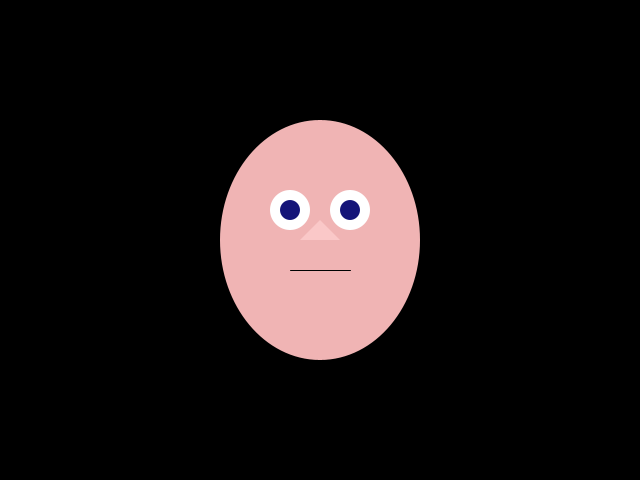
Frame 1 (no input)
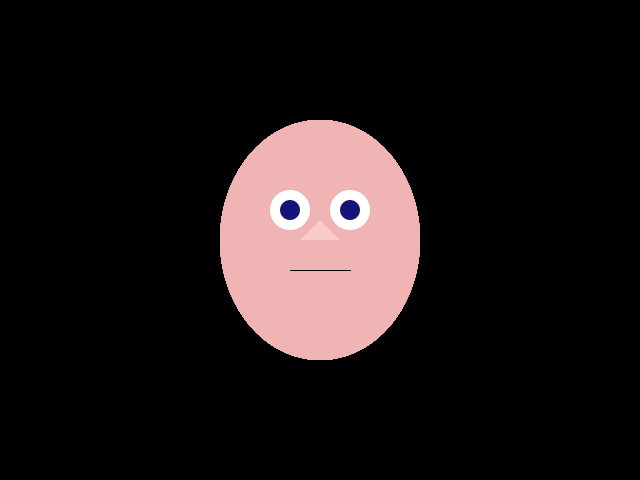
Frame 60 (the mouse pressed at the canvas centre just before this capture)
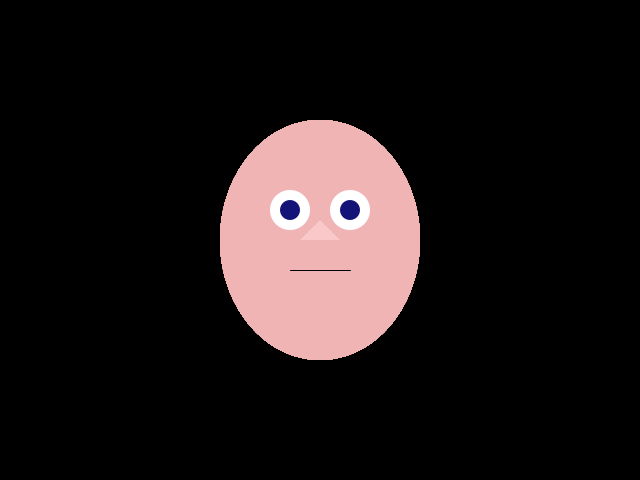
Frame 120 (the mouse held since frame 60 and released just before this capture)

The Processing sketch that drew these frames (run headless with seeded random() and noise(); from frame 60 on, the mouse is pressed at the canvas centre):

// Processing sketch: CustomFunctions_Example
// ── CustomFunctions_Example.pde
color nose = color(250, 200, 200);
color eyes = color(20, 20, 120);
color skin = color(240, 180, 180);

void setup() {
  size(640, 480);
  background(0);
}

void draw() {
  placeFace();
}

void placeFace() {
  noStroke();
  int halfWidth = width / 2;
  int halfHeight = height / 2;
  // face
  fill(skin);
  ellipse(halfWidth, halfHeight, 200, 240);
  
  // eye whites
  fill(255);
  ellipse(halfWidth - 30, halfHeight - 30, 40, 40);
  ellipse(halfWidth + 30, halfHeight - 30, 40, 40);
  
  // pupils
  fill(eyes);
  ellipse(halfWidth - 30, halfHeight - 30, 20, 20);
  ellipse(halfWidth + 30, halfHeight - 30, 20, 20);
  
  // mouth
  stroke(1);
  line(halfWidth - 30, halfHeight + 30, halfWidth + 30, halfHeight + 30);
  noStroke();
  
  // nose
  fill(nose);
  triangle(halfWidth, halfHeight - 20, halfWidth - 20, halfHeight, halfWidth + 20, halfHeight);
}
